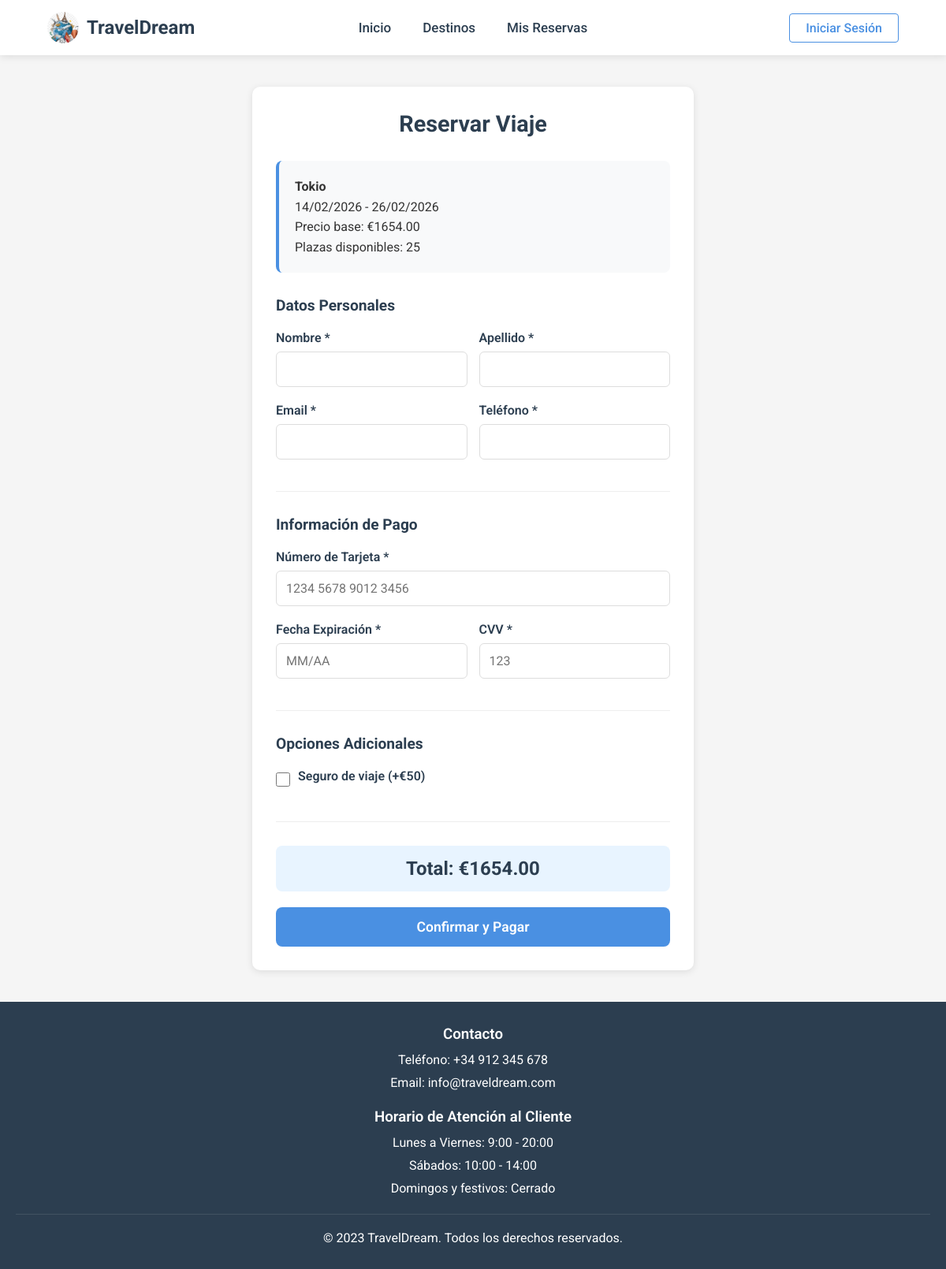
/reservar/1, run on an earlier commit of the app's database.
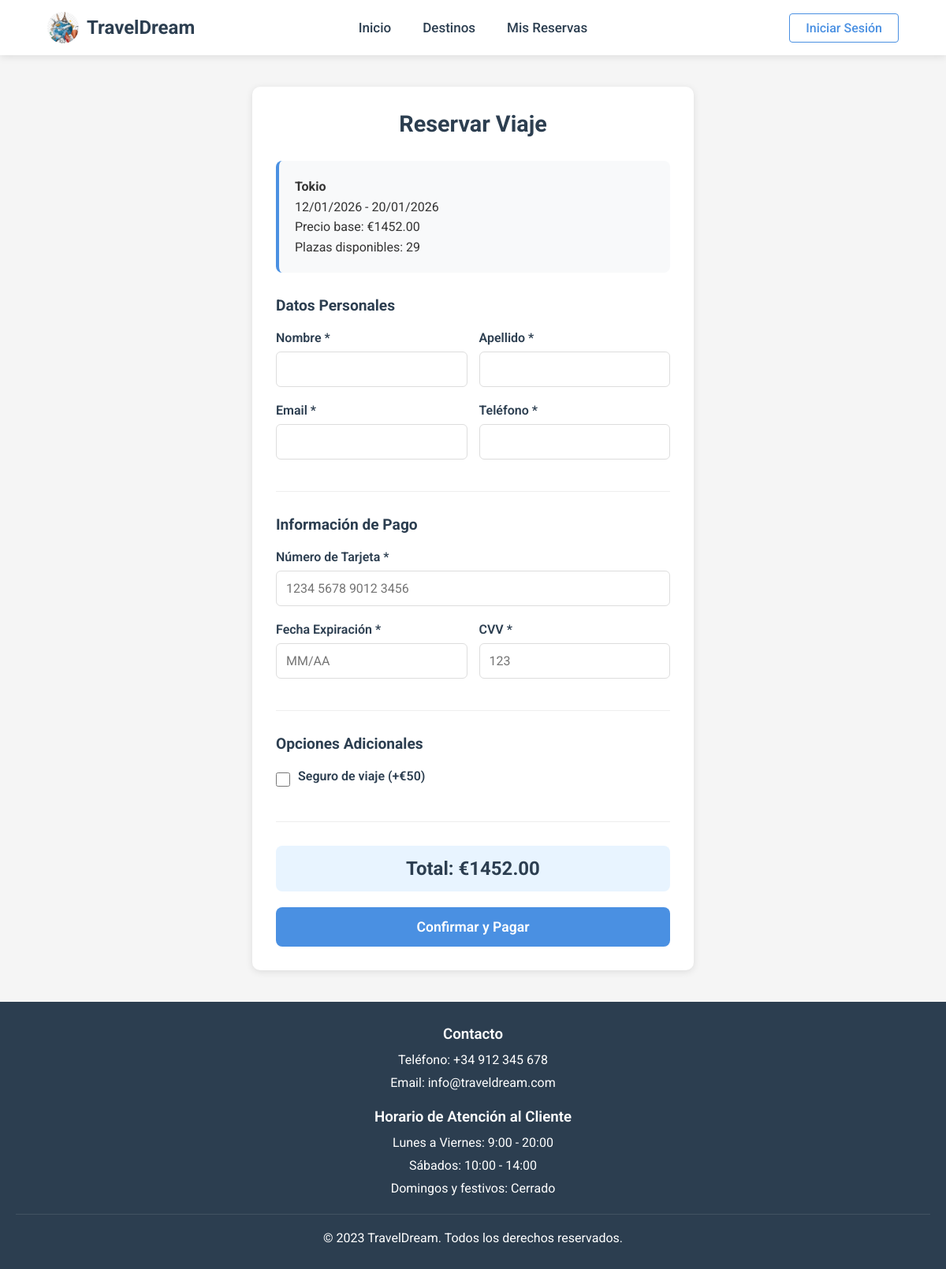
And on a later commit of the database.
### appAgenciaDjango/models.py (models this page shows, shortened)
class Viaje(models.Model):
    viajeID = models.AutoField(primary_key=True)
    destino = models.ForeignKey(Destino, on_delete=models.CASCADE)
    precio = models.DecimalField(max_digits=10, decimal_places=2)
    fecha_salida = models.DateField()
    fecha_regreso = models.DateField()
    plazas_totales = models.IntegerField()
    def calcular_plazas_disponibles(self):
        reservas_count = Reserva.objects.filter(viajeID=self.viajeID).count()
        return self.plazas_totales - reservas_count

class Destino(models.Model):
    destinoID = models.AutoField(primary_key=True)
    nombre = models.CharField(max_length=100)
    descripcion = models.TextField()
    pais = models.CharField(max_length=100)
    moneda = models.CharField(max_length=50)

### appAgenciaDjango/views.py (the view)
# urls.py: path('reservar/<str:viaje_id>', views.formulario_reserva, name='ver_reserva'),
def formulario_reserva(request, viaje_id):
    viaje = Viaje.objects.get(viajeID=viaje_id)
    return render(request, 'reservar.html', {
        'viaje': viaje
    })

### appAgenciaDjango/templates/reservar.html (shortened to what this page needs)
{% extends 'base.html' %}
{% load static %}
{% block extra_css %}
<link rel="stylesheet" href="{% static 'css/reservar.css' %}?v=1.3">
{% endblock %}
{% block contenido %}
<div class="container">
    <div class="card">
        <h2 class="title">Reservar Viaje</h2>
        <div class="info">
            <strong>{{ viaje.destino.nombre }}</strong><br>
            {{ viaje.fecha_salida|date:"d/m/Y" }} - {{ viaje.fecha_regreso|date:"d/m/Y" }}<br>
            Precio base: €{{ viaje.precio }}<br>
            Plazas disponibles: {{ viaje.calcular_plazas_disponibles}}
        </div>
        <form method="POST" action="{% url 'confirmar_reserva' viaje.viajeID %}">
            <div class="form-section">
                <h3>Datos Personales</h3>
                <div class="form-row">
                    <div class="form-group">
                        <label>Nombre *</label>
                        <input type="text" id="nombre" name="nombre" required>
                    </div>
                    <div class="form-group">
                        <label>Apellido *</label>
                        <input type="text" id="apellido" name="apellido" required>
                    </div>
                </div>
                <div class="form-row">
                    <div class="form-group">
                        <label>Email *</label>
                        <input type="email" id= "email" name="email" required>
                    </div>
                    <div class="form-group">
                        <label>Teléfono *</label>
                        <input type="tel" id = "telefono" name="telefono" required>
                    </div>
                </div>
            </div>
            <div class="form-section">
                <h3>Información de Pago</h3>
                <div class="form-group">
                    <label>Número de Tarjeta *</label>
                    <input type="text" id="cc_numero" name="cc_numero" placeholder="1234 5678 9012 3456" required maxlength="19">
                </div>
                <div class="form-row">
                    <div class="form-group">
                        <label>Fecha Expiración *</label>
                        <input type="text" id="cc_expiracion" name="cc_expiracion" placeholder="MM/AA" required maxlength="5">
                    </div>
                    <div class="form-group">
                        <label>CVV *</label>
                        <input type="text" id ="cc_cvv" name="cc_cvv" placeholder="123" required maxlength="3">
                    </div>
                </div>
            </div>
            <div class="form-section">
                <h3>Opciones Adicionales</h3>
                <div class="form-group">
                    <div class="checkbox">
                        <input type="checkbox" name="seguro_viaje" id="seguro">
                        <label for="seguro">Seguro de viaje (+€50)</label>
                    </div>
                </div>
            </div>
            <div class="total-section">
                <div class="total">
                    Total: €<span id="total">{{ viaje.precio }}</span>
                </div>
                {% if viaje.calcular_plazas_disponibles > 0 %}
                    <button type="submit" class="btn">Confirmar y Pagar</button>
                {% else %}
                    <div class="error">No hay plazas disponibles</div>
                {% endif %}
            </div>
        </form>
    </div>
</div>
{% endblock %}

What changed in the data, as far as the page shows it:
changed Viaje "Tokio": fecha_salida "14/02/2026" → "12/01/2026"; fecha_regreso "26/02/2026" → "20/01/2026"; precio "1654.00" → "1452.00"; calcular_plazas_disponibles "25" → "29"
